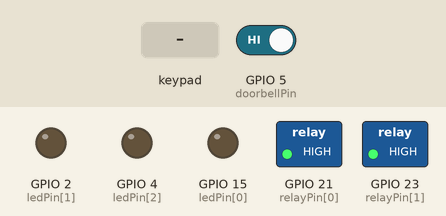
This sketch was run on a simulated ESP32. On the bench: switched loads named in the sketch (green lamp = pin HIGH), output pins drawn as LEDs (lit = HIGH). Dashed ring = blinking. The test bench sets the inputs (shaded band); at power-on: GPIO 5 (doorbellPin) HIGH. WiFi joins after 1.5 s; servers stay silent unless stated; no MQTT or app messages arrive unless stated; what the sketch prints to the serial monitor is not drawn.

Above: at 2.7 s.
2.8 s: keypad keys 6 7 4 2 pressed 0.4 s apart
At 5.4 s:
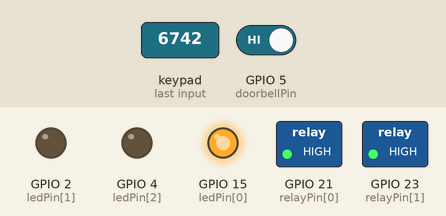
5.9 s: keypad keys 9 9 8 4 pressed 0.4 s apart
At 7.5 s:
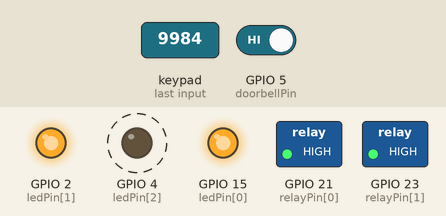
9.0 s: keypad keys 0 3 6 8 pressed 0.4 s apart
At 11.1 s:
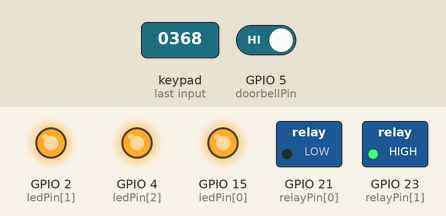
12.1 s: key 'B' pressed
At 13.4 s:
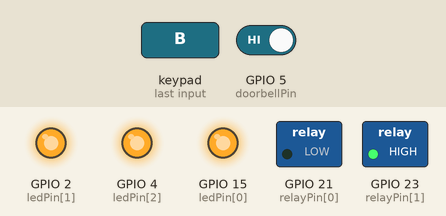
13.7 s: keypad keys 6 7 4 2 * pressed 0.4 s apart
At 15.19 s:
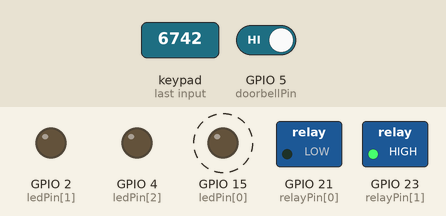
Timing chart, 0 to 17.2 s (numbered marks = the images above; inputs shaded):
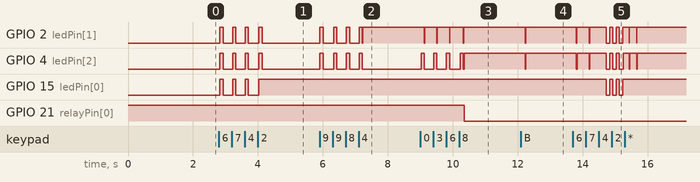

Measured:
- after the input at 2.8 s, GPIO 2 (ledPin[1]), GPIO 4 (ledPin[2]): alternates HIGH for 0.10 s and LOW for 0.29 s, 8 changes in all, then stays LOW, starting at once; GPIO 15 (ledPin[0]): alternates HIGH for 0.10 s and LOW for 0.29 s, 7 changes in all, then stays HIGH, starting at once
- after the input at 5.9 s, GPIO 2 (ledPin[1]): goes 3 × (HIGH 0.10 s, LOW 0.32 s), HIGH 0.10 s, LOW 0.01 s, then HIGH, starting at once; GPIO 4 (ledPin[2]): alternates HIGH for 0.10 s and LOW for 0.29 s, 8 changes in all, then stays LOW, starting at once
- after the input at 9.0 s, GPIO 2 (ledPin[1]): alternates HIGH for 0.38 s and LOW for 0.01 s, 8 changes in all, then stays HIGH, starting after 0.12 s; GPIO 4 (ledPin[2]): goes 3 × (HIGH 0.10 s, LOW 0.29 s), HIGH 0.10 s, LOW 0.02 s, then HIGH, starting at once; GPIO 21 (relayPin[0]): HIGH → LOW after 1.4 s
- after the input at 12.1 s, GPIO 2 (ledPin[1]): HIGH → LOW after 0.13 s, → HIGH 0.01 s later; GPIO 4 (ledPin[2]): HIGH → LOW after 0.13 s, → HIGH 0.02 s later
- after the input at 13.7 s, GPIO 15 (ledPin[0]): alternates HIGH for 0.10 s and LOW for 0.10 s, 6 changes in all, then stays HIGH, starting after 1.0 s

The sketch:

ENTRYWAY_FINAL.ino
```cpp
/*
 * Code block for MQTT communication
 */
#include <WiFi.h>
#include <PubSubClient.h>

// Replace the next variables with your SSID/Password combination
const char* ssid = "HGG Private";
const char* password = "HGGamespass10!";

// Add your MQTT Broker IP address
const char* mqtt_server = "192.168.1.101";

WiFiClient espClient;
PubSubClient client(espClient);
char msg[50];
int value = 0;
const char* device = "Candymonium ESP32 Entryway";//what you want to call this device
String device_name = device;
String msg_string;


void setup_wifi() {
  Serial.println();
  Serial.print("Connecting to ");
  Serial.println(ssid);

  WiFi.begin(ssid, password);
  int attempts = 0;
  while (WiFi.status() != WL_CONNECTED) {
    delay(500);
    attempts++;
    if(attempts > 3){
      ESP.restart();}

    Serial.print(".");
    }

  Serial.println("");
  Serial.println("WiFi connected");
  Serial.println("IP address: ");
  Serial.println(WiFi.localIP());
}

void subscriptions(){
  client.subscribe("My_Topic");
  client.subscribe("device_test");
  client.subscribe("Candymonium Entryway Code");
  client.subscribe("Candymonium Entryway Status");
  client.subscribe("Candymonium Audio Buttons");
  client.subscribe("Candymonium ESP32 Lights");
}

void callback(char* topic, byte* message, unsigned int length) {
  Serial.print("Message arrived on topic: ");
  Serial.print(topic);
  Serial.print(". Message: ");
  String messageTemp;

  for (int i = 0; i < length; i++) {
    Serial.print((char)message[i]);
    messageTemp += (char)message[i];}
  Serial.println();

  /*
   *  This is your message handling for incoming messages.
   *  if(String(topic) == "desired_topic"){Action}
   *    if(messageTemp == "desired_message"){Action}
   *  Send messages out with:
   *    client.publish("topic", "message");
   */
  if (String(topic) == "My_Topic") {
    Serial.print("My_Topic Received");
    if(messageTemp == "message"){
      client.publish("My_Topic", "Message Received at ESP32");
      //Serial.println("on");
    }
    else if(messageTemp == "off"){
      Serial.println("off");
    }

  }
  if (String(topic) == "device_test"){
    Serial.println("device_test received");
    if(messageTemp == "test"){
      msg_string = device_name + " is OK";
      msg_string.toCharArray(msg,50);
      client.publish("device_test",msg);
      }
    if (messageTemp == "reset"){
      msg_string = device_name + " is restarting";
      msg_string.toCharArray(msg,50);
      client.publish("device_test",msg);
      delay(100);
      ESP.restart();
    }
    }
}

void reconnect() {
  // Loop until we're reconnected
  while (!client.connected()) {
    Serial.print("Attempting MQTT connection...");
    // Attempt to connect
    if (client.connect(device)) {
      Serial.println("connected");
      // Subscribe to as many topics as needed
      subscriptions();
    } else {
      Serial.print("failed, rc=");
      Serial.print(client.state());
      Serial.println(" try again in 5 seconds");
      // Wait 5 seconds before retrying
      delay(5000);
    }
  }
}
/*
 * End of MQTT code block, some additional code in setup and loop functions
 *
 */


#include "Adafruit_Keypad.h"
int ledPin[3] = {15,2,4};
int relayPin[2] = {21,23};
int doorbellPin = 5;
int doorbellStatus;

const byte ROWS = 4; // rows
const byte COLS = 4; // columns
//define the symbols on the buttons of the keypads
char keys[ROWS][COLS] = {
  {'1','2','3','A'},
  {'4','5','6','B'},
  {'7','8','9','C'},
  {'*','0','#','D'}
};
byte rowPins[ROWS] = {13, 12, 14, 27}; //connect to the row pinouts of the keypad
byte colPins[COLS] = {26, 25, 33,32}; //connect to the column pinouts of the keypad

int codeCount = 0;

char* master_1 = "6742";
char* master_2 = "9984";
char* master_3 = "0368";
char current_entry[5];
int blacklight_status = 0;
int master_solved[3] = {0,0,0};

//initialize an instance of class NewKeypad
Adafruit_Keypad customKeypad = Adafruit_Keypad( makeKeymap(keys), rowPins, colPins, ROWS, COLS);

void setup() {
  Serial.begin(9600);
  customKeypad.begin();
for (int i = 0; i < 3; i++){
  pinMode(ledPin[i], OUTPUT);}
for (int i = 0; i < 2; i++){
  pinMode(relayPin[i], OUTPUT);
  digitalWrite(relayPin[i], HIGH);
}
  pinMode(doorbellPin,INPUT_PULLUP);
/*
 * Setup instructions for MQTT
 */
 setup_wifi();
  client.setServer(mqtt_server, 1883);
  client.setCallback(callback);
}

void loop() {

  // put your main code here, to run repeatedly:
  customKeypad.tick();
    if (!client.connected()) {
    reconnect();
      }
  doorbellStatus = digitalRead(doorbellPin);
  if (doorbellStatus == LOW){
    client.publish("Candymonium Audio Buttons", "doorbell");
    delay(500);
  }

  //while(customKeypad.available()){
    keypadEvent e = customKeypad.read();
     /*
      * MQTT loop code
      */

    //client.loop();

    //Serial.print((char)e.bit.KEY);
    if(e.bit.EVENT == KEY_JUST_PRESSED){
      current_entry[codeCount] = (char)e.bit.KEY;
      Serial.println(current_entry);
      client.publish("Candymonium Entryway Code",current_entry);
      //Serial.println(master_1);
      codeCount++;
      blinkLights();

      }
    //Serial.println(" pressed");
    //else if(e.bit.EVENT == KEY_JUST_RELEASED) Serial.println(" released");

  if (codeCount == 4){
    if(!strcmp(master_1,current_entry)){
      Serial.println("1st password matches");
      clearData();
      master_solved[0] = 1;
      }
    else if (!strcmp(master_2,current_entry)){
      Serial.println("2nd password matches");
      clearData();
      master_solved[1] = 1;
    }
    else if (!strcmp(master_3,current_entry)){
      Serial.println("3rd password matches");
      clearData();
      master_solved[2] = 1;
    }
    else {
      Serial.println("Incorrect Password");
      blinkLights();
      delay(100);
      blinkLights();
      delay(100);
      blinkLights();
      delay(100);
      clearData();
    }

    }
  //}
  for (int i=0;i < 3; i++){
    if (master_solved[i] == 1){
      digitalWrite(ledPin[i], HIGH);}
    else {
      digitalWrite(ledPin[i], LOW);}
  delay(10);
  char solved_status[3];
  for (int i = 0; i < 3; i++){
    solved_status[i] = char(master_solved[i]);
  }
  if ((master_solved[0] == 1) && (master_solved[1] == 1) && (blacklight_status == 0)){
    client.publish("Candymonium ESP32 Lights", "blacklight_on");
    blacklight_status = 1;
  }
  //String solved_status = master_solved[0] + master_solved[1] + master_solved[2];
  msg_string = master_solved[0] + master_solved[1] + master_solved[2];
  msg_string.toCharArray(msg,50);
  client.publish("Candymonium Entryway Status",msg);
  client.loop();
  }

  if ((master_solved[0] == 1) && (master_solved[1] == 1) && (master_solved[2] == 1)){
    digitalWrite(relayPin[0], LOW);
    msg_string = device_name + " is unlocked";
    msg_string.toCharArray(msg,50);
    client.publish("Candymonium Entryway Code",msg);
    /*while (true){
      if (!client.connected()) {
        reconnect();
      }
      client.loop();
    }*/
  }


}

void clearData(){
  while (codeCount != 0){
    current_entry[codeCount--] = 0;
  //Serial.println(current_entry);
  }
}

void blinkLights(){
  for (int i = 0; i < 3; i++){
    digitalWrite(ledPin[i], HIGH);}
  delay(100);
  for (int i = 0; i < 3; i++){
    digitalWrite(ledPin[i], LOW);}
}
```
